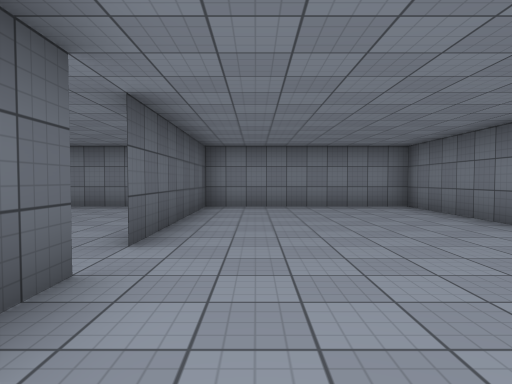
view 1 (above)

24 first-person views from a walk through a 3-D level made in the Unity game engine. The camera is 1.3 m above the floor, tilts 2° down and sees 75° across. The floor is counted in squares, 2 m on a side. Each view is taken from the middle of a square. On the plan, view 1 faces up. The plan holds only what a view shows up to about 10 squares ahead; the rest is blank. The place goes on beyond the plan. The player character is not drawn. Surface patterns are stand-ins for the level's own textures.

view 2
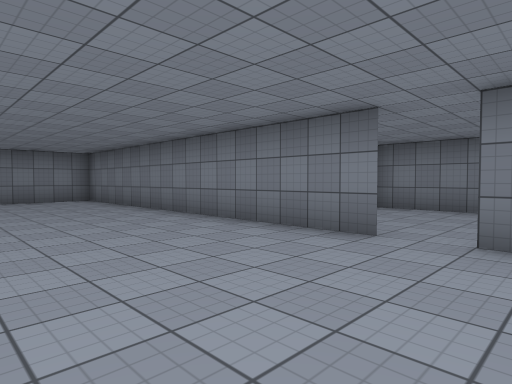

view 3
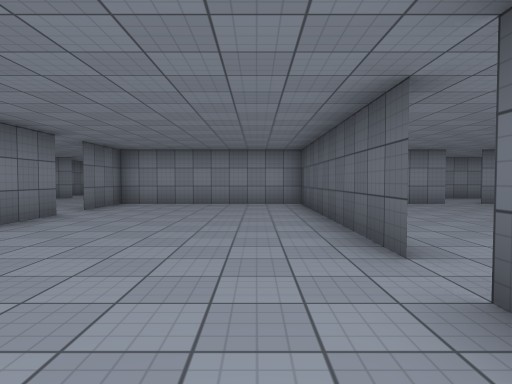

view 4
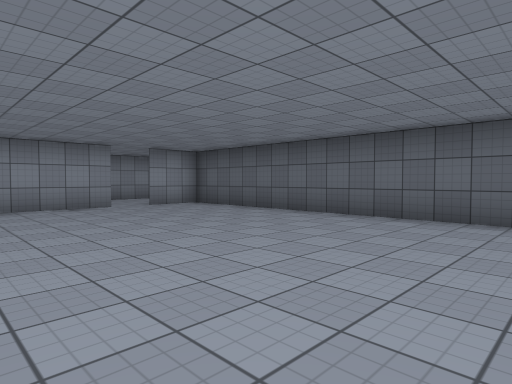

view 5
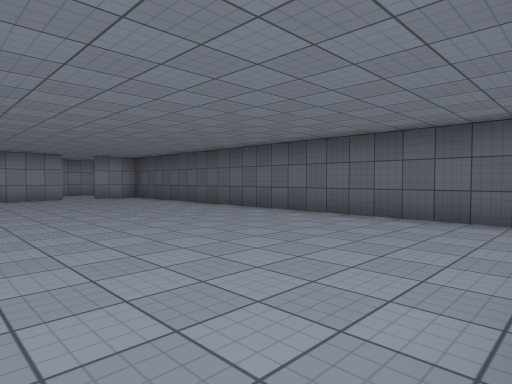

view 6
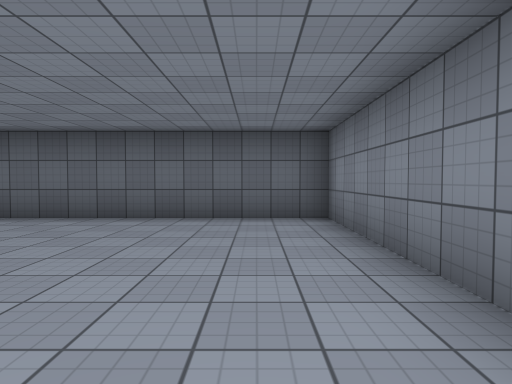

view 7
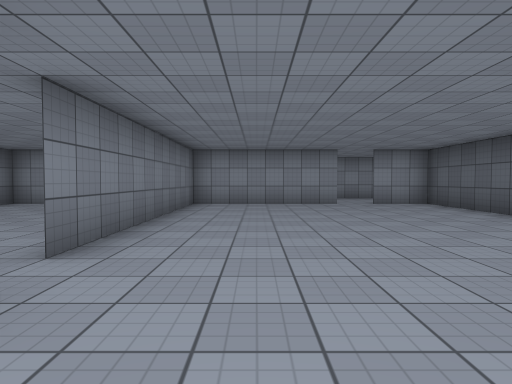

view 8
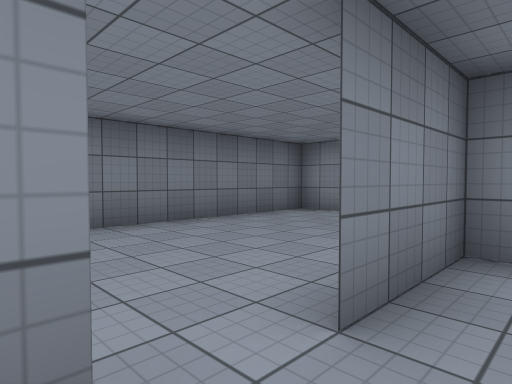

view 9
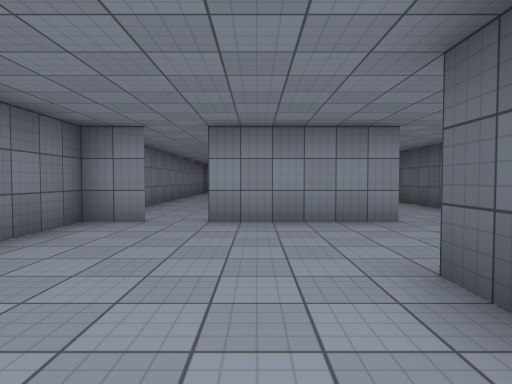

view 10
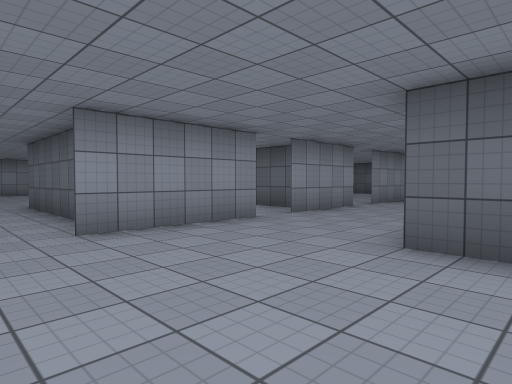

view 11
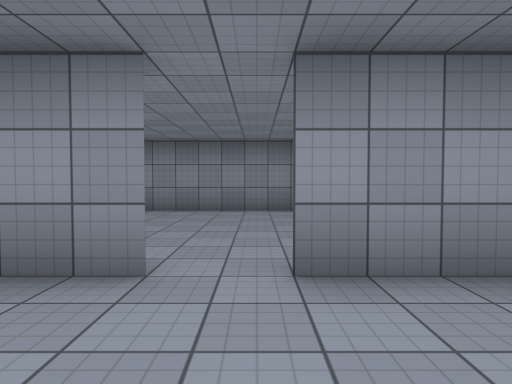

view 12
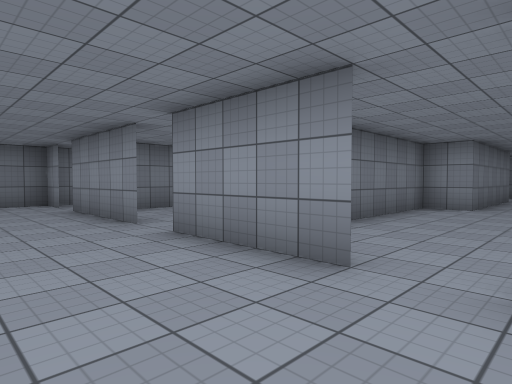

view 13
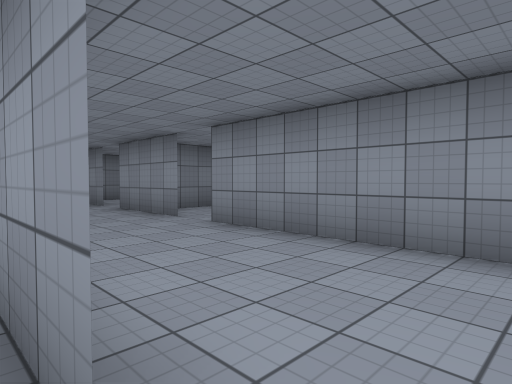

view 14
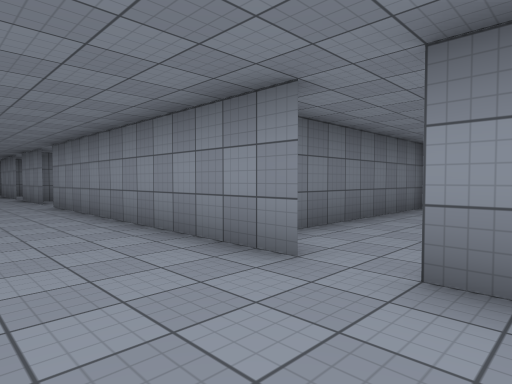

view 15
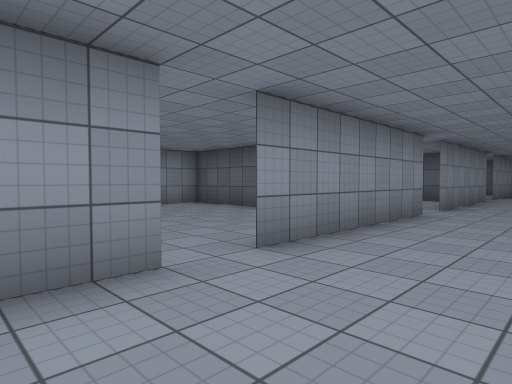

view 16
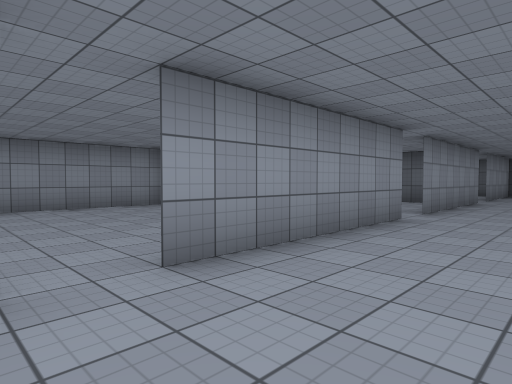

view 17
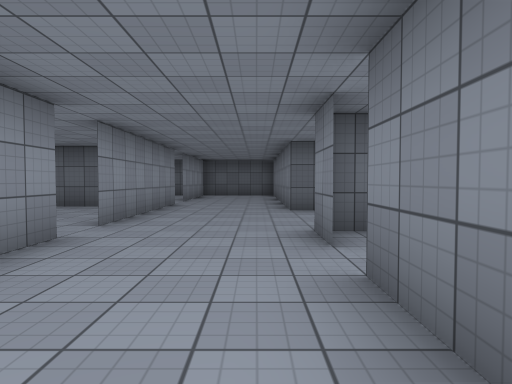

view 18
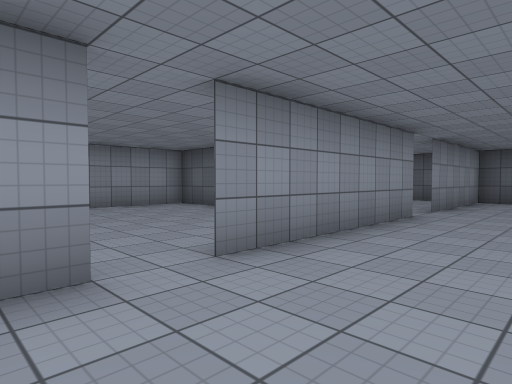

view 19
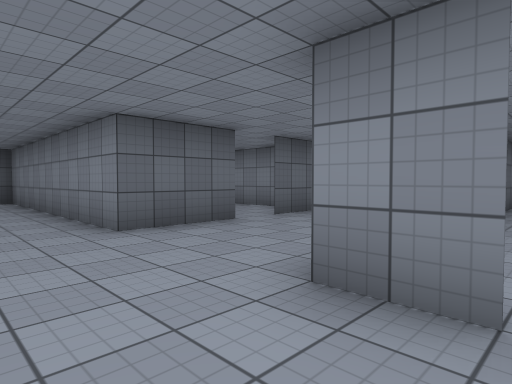

view 20
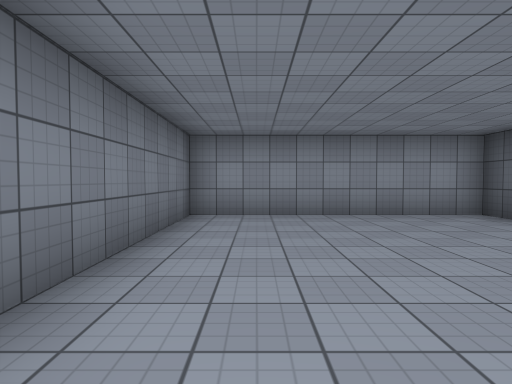

view 21
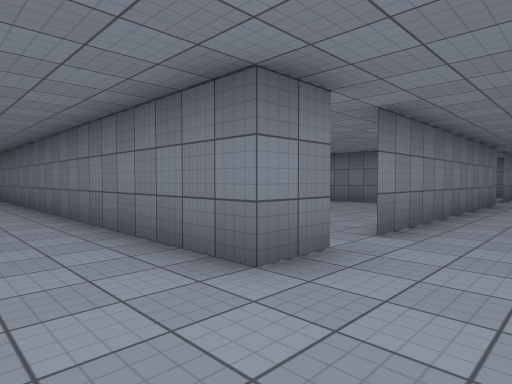

view 22
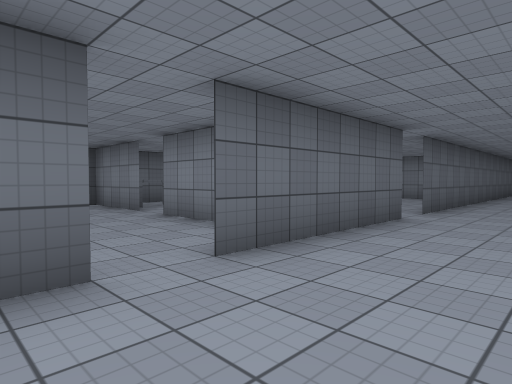

view 23
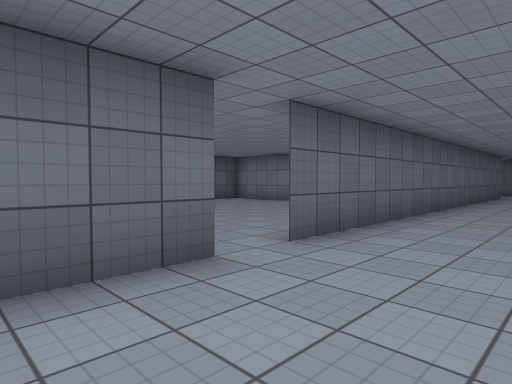

view 24
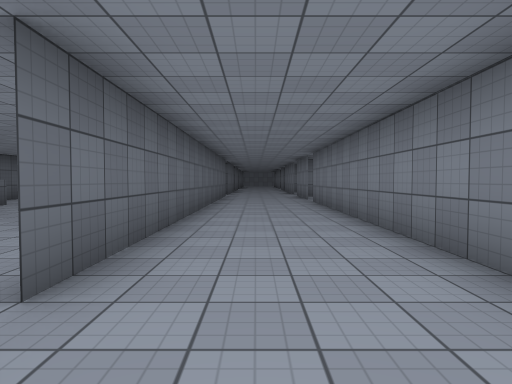

### Floor plan
Ten units are one square. View 1 is at (0, 0); x grows to the right and y downward. Boxes are objects, and circles mark ways between rooms. Rooms are numbered by the first view taken in them; rooms with no view inside come last. Other rooms are left out.
<svg viewBox="-250 -135 333 272">
<path fill="none" stroke="#000" d="M-12 -22 -12 42M38 14 38 -83 -12 -83 -12 -32M-9 42 38 42 38 22M-54 42 -9 42M-31 -83 -78 -83 -78 42 -62 42M-13 42 -13 -22M37 34 37 42M77 64 77 -6M66 72 78 72M46 72 58 72M26 72 46 72M-9 72 18 72M-141 42 -152 42 -152 25M-152 35 -152 41M-149 72 -102 72M-94 72 -18 72M-182 21 -182 42 -245 42M-62 42 -132 42M-204 72 -158 72M-45 42 -52 42M-245 72 -212 72M-193 116 -193 132 -139 132M-193 84 -193 100M-138 132 -138 85M-182 -29 -182 12M-182 -130 -182 -38M-152 25 -152 -120M-138 108 -138 132M-83 132 -83 85M-139 132 -100 132M52 94 52 84M7 80 7 120M11 122 45 122"/>
<circle cx="-10" cy="-30" r="3" fill="#2a7"/>
<circle cx="40" cy="20" r="3" fill="#2a7"/>
<circle cx="-60" cy="40" r="3" fill="#2a7"/>
<circle cx="35" cy="55" r="3" fill="#2a7"/>
<circle cx="5" cy="55" r="3" fill="#2a7"/>
<circle cx="20" cy="70" r="3" fill="#2a7"/>
<circle cx="-150" cy="70" r="3" fill="#2a7"/>
<circle cx="-165" cy="35" r="3" fill="#2a7"/>
<circle cx="-100" cy="70" r="3" fill="#2a7"/>
<text x="10" y="-30">1</text>
<text x="-40" y="-20">2</text>
<text x="60" y="30">3</text>
<text x="20" y="50">4</text>
<text x="-130" y="50">5</text>
<text x="-160" y="100">6</text>
<text x="-170" y="-70">7</text>
<text x="-110" y="100">8</text>
<text x="30" y="90">9</text>
</svg>
Room 1 opens to room 2. Room 1 opens to room 3. Room 2 opens to room 5. Room 3 opens to room 4. Room 4 opens to room 5. Room 4 opens to room 9. Room 5 opens to room 6. Room 5 opens to room 7. Room 5 opens to room 8.

Where each view was taken, in squares from view 1:
view 1: 0 up, 0 right, facing up
view 2: 3 down, 0 right, facing up-right
view 3: 5 up, 0 right, facing down
view 4: 4 up, 2 left, facing down-left
view 5: 8 up, 2 left, facing down-left
view 6: 7 up, 2 left, facing left
view 7: 5 up, 3 left, facing down
view 8: 1 down, 3 right, facing down-right
view 9: 2 down, 5 right, facing down
view 10: 3 down, 7 right, facing down-left
view 11: 5 down, 2 right, facing down
view 12: 5 down, 2 left, facing down-right
view 13: 4 down, 6 left, facing down-right
view 14: 5 down, 11 left, facing down-right
view 15: 5 down, 8 left, facing down-left
view 16: 5 down, 9 left, facing down-left
view 17: 5 down, 11 left, facing left
view 18: 5 down, 14 left, facing down-left
view 19: 6 down, 14 left, facing up-left
view 20: 7 down, 15 left, facing down
view 21: 6 down, 17 left, facing up-right
view 22: 3 down, 16 left, facing up-left
view 23: 1 up, 16 left, facing up-left
view 24: 2 up, 17 left, facing up
